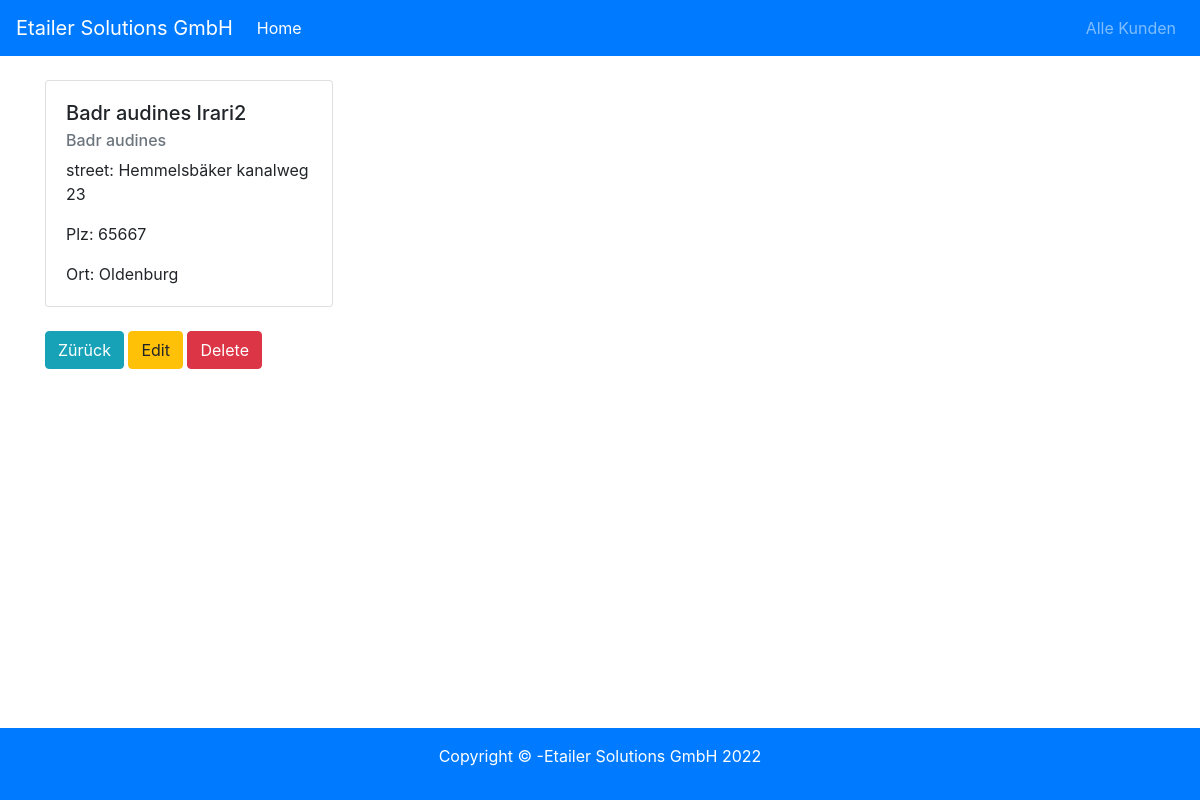
Screenshot of /view.php?id=3 with the database file from the repository.
### tables this page shows
CREATE TABLE `kunde` (
  `kunde_id` int(11) NOT NULL,
  `name1` varchar(20) NOT NULL,
  `name2` varchar(20) NOT NULL,
  `street` varchar(40) NOT NULL,
  `plz` varchar(10) NOT NULL,
  `ort` varchar(40) NOT NULL
);

### db/conn.php (called while the page is built)
<?php
$host="localhost";
$db="kunde";
$user="root";
$pass='';
$charset="utf8mb4";
$dsn = "mysql:host=$host;dbname=$db;charset=$charset";
try{
    $pdo = new PDO($dsn,$user, $pass);
    $pdo->setAttribute(PDO::ATTR_ERRMODE, PDO::ERRMODE_EXCEPTION);
}catch(PDOException $e) {
    throw new PDOException($e->getMessage());
}
require_once "crud.php";
$crud = new crud($pdo);
?>

### db/crud.php (called while the page is built, shortened)
<?php
class crud{
    private $db;
        function __construct($conn){
            $this->db =$conn;
        }
public function getMemberDetails($id){
        try{
            $sql ="SELECT * FROM `kunde`   WHERE  `kunde_id` =:id ";
            $stmt =$this->db->prepare($sql);
            $stmt->bindparam(':id', $id);
            $stmt->execute();
            $result=$stmt->fetch();
            return $result;
        }catch (PDOException $e) {
            echo $e->getMessage();
            return false;
    }
    }
    }
                ?>

### view.php (the view, shortened to what this page needs)
<?php
     require_once 'includes/header.php';
     require_once 'db/conn.php';
    if (isset($_GET['id'])){
        $id =$_GET['id'];
        $result=$crud->getMemberDetails($id);
    }else {
            include 'includes/errormessage.php';
            header ('Location:viewrecords.php');
    }
?>
<div class='card' style="width:18rem">
    <div class="card-body">
        <h5 class="card-title">
            <?php echo $result["name1"] . ' ' . $result["name2"];  ?>
        </h5>
        <h6 class="card-subtitle mb-2 text-muted">
            <?php echo $result["name1"];  ?>
        </h6>
        <p class="card-text">
            street: <?php echo $result["street"];  ?>
        </p>
        <p class="card-text">
            Plz: <?php echo $result["plz"];  ?>
        </p>
        <p class="card-text">
            Ort: <?php echo $result["ort"];  ?>
        </p>
    </div>
</div>
<br />
<a href="view.php" class="btn btn-info">Zürück</a>
<a href="edit.php?id=<?php echo $result['kunde_id'] ?>" class="btn btn-warning">Edit</a>
<a onclick="return confirm ('Are you sure want to delete this record ?');"
    href="delete.php?id=<?php echo $result['kunde_id'] ?>" class="btn btn-danger">Delete</a>
<?php
     require_once 'includes/footer.php';

### rows the page displays
kunde: name1 "Badr audines", name2 "Irari2", street "Hemmelsbäker kanalweg 23", plz "65667", ort "Oldenburg"
